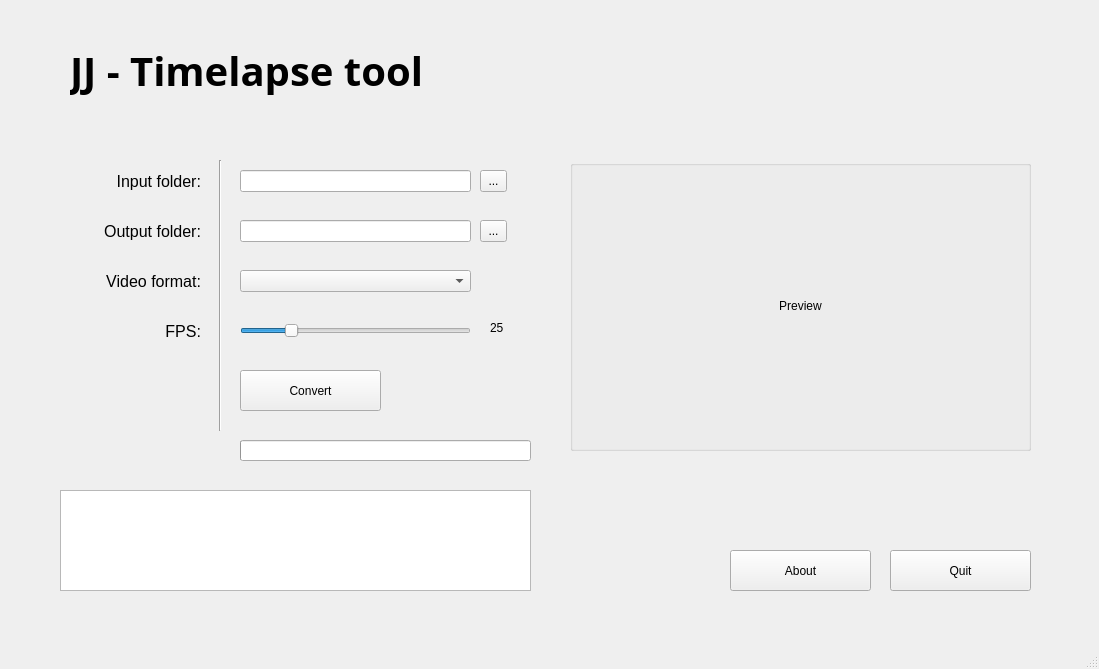
<?xml version="1.0" encoding="UTF-8"?>
<ui version="4.0">
 <class>MainWindow</class>
 <widget class="QMainWindow" name="MainWindow">
  <property name="geometry">
   <rect>
    <x>0</x>
    <y>0</y>
    <width>1099</width>
    <height>669</height>
   </rect>
  </property>
  <property name="windowTitle">
   <string>JJ - Timelapse tool</string>
  </property>
  <widget class="QWidget" name="centralwidget">
   <widget class="QToolButton" name="toolButton_ipnut_folder">
    <property name="geometry">
     <rect>
      <x>480</x>
      <y>170</y>
      <width>27</width>
      <height>22</height>
     </rect>
    </property>
    <property name="text">
     <string>...</string>
    </property>
   </widget>
   <widget class="QLabel" name="label_input_folder">
    <property name="geometry">
     <rect>
      <x>70</x>
      <y>160</y>
      <width>131</width>
      <height>31</height>
     </rect>
    </property>
    <property name="font">
     <font>
      <pointsize>12</pointsize>
     </font>
    </property>
    <property name="text">
     <string>Input folder:</string>
    </property>
    <property name="alignment">
     <set>Qt::AlignBottom|Qt::AlignRight|Qt::AlignTrailing</set>
    </property>
    <property name="margin">
     <number>0</number>
    </property>
   </widget>
   <widget class="QToolButton" name="toolButton_output_folder">
    <property name="geometry">
     <rect>
      <x>480</x>
      <y>220</y>
      <width>27</width>
      <height>22</height>
     </rect>
    </property>
    <property name="text">
     <string>...</string>
    </property>
   </widget>
   <widget class="QLabel" name="label_output_folder">
    <property name="geometry">
     <rect>
      <x>70</x>
      <y>210</y>
      <width>131</width>
      <height>31</height>
     </rect>
    </property>
    <property name="font">
     <font>
      <pointsize>12</pointsize>
     </font>
    </property>
    <property name="text">
     <string>Output folder:</string>
    </property>
    <property name="alignment">
     <set>Qt::AlignBottom|Qt::AlignRight|Qt::AlignTrailing</set>
    </property>
    <property name="margin">
     <number>0</number>
    </property>
   </widget>
   <widget class="QComboBox" name="comboBox_video_format">
    <property name="geometry">
     <rect>
      <x>240</x>
      <y>270</y>
      <width>231</width>
      <height>22</height>
     </rect>
    </property>
    <property name="currentIndex">
     <number>-1</number>
    </property>
   </widget>
   <widget class="QLabel" name="label_video_format">
    <property name="geometry">
     <rect>
      <x>50</x>
      <y>260</y>
      <width>151</width>
      <height>31</height>
     </rect>
    </property>
    <property name="font">
     <font>
      <pointsize>12</pointsize>
     </font>
    </property>
    <property name="text">
     <string>Video format:</string>
    </property>
    <property name="alignment">
     <set>Qt::AlignBottom|Qt::AlignRight|Qt::AlignTrailing</set>
    </property>
    <property name="margin">
     <number>0</number>
    </property>
   </widget>
   <widget class="QLabel" name="label_fps">
    <property name="geometry">
     <rect>
      <x>50</x>
      <y>310</y>
      <width>151</width>
      <height>31</height>
     </rect>
    </property>
    <property name="font">
     <font>
      <pointsize>12</pointsize>
     </font>
    </property>
    <property name="text">
     <string>FPS:</string>
    </property>
    <property name="alignment">
     <set>Qt::AlignBottom|Qt::AlignRight|Qt::AlignTrailing</set>
    </property>
    <property name="margin">
     <number>0</number>
    </property>
   </widget>
   <widget class="QSlider" name="fps_slider">
    <property name="geometry">
     <rect>
      <x>240</x>
      <y>320</y>
      <width>231</width>
      <height>22</height>
     </rect>
    </property>
    <property name="autoFillBackground">
     <bool>false</bool>
    </property>
    <property name="minimum">
     <number>1</number>
    </property>
    <property name="maximum">
     <number>120</number>
    </property>
    <property name="sliderPosition">
     <number>25</number>
    </property>
    <property name="orientation">
     <enum>Qt::Horizontal</enum>
    </property>
   </widget>
   <widget class="QPushButton" name="pushButton_convert">
    <property name="enabled">
     <bool>true</bool>
    </property>
    <property name="geometry">
     <rect>
      <x>240</x>
      <y>370</y>
      <width>141</width>
      <height>41</height>
     </rect>
    </property>
    <property name="font">
     <font>
      <pointsize>9</pointsize>
     </font>
    </property>
    <property name="text">
     <string>Convert</string>
    </property>
   </widget>
   <widget class="Line" name="line">
    <property name="geometry">
     <rect>
      <x>210</x>
      <y>160</y>
      <width>20</width>
      <height>271</height>
     </rect>
    </property>
    <property name="orientation">
     <enum>Qt::Vertical</enum>
    </property>
   </widget>
   <widget class="QProgressBar" name="progressBar">
    <property name="enabled">
     <bool>true</bool>
    </property>
    <property name="geometry">
     <rect>
      <x>240</x>
      <y>440</y>
      <width>291</width>
      <height>21</height>
     </rect>
    </property>
    <property name="value">
     <number>0</number>
    </property>
    <property name="textVisible">
     <bool>false</bool>
    </property>
    <property name="invertedAppearance">
     <bool>false</bool>
    </property>
   </widget>
   <widget class="QLineEdit" name="lineEdit_input_folder">
    <property name="geometry">
     <rect>
      <x>240</x>
      <y>170</y>
      <width>231</width>
      <height>22</height>
     </rect>
    </property>
   </widget>
   <widget class="QLineEdit" name="lineEdit_output_folder">
    <property name="geometry">
     <rect>
      <x>240</x>
      <y>220</y>
      <width>231</width>
      <height>22</height>
     </rect>
    </property>
   </widget>
   <widget class="QLabel" name="label_app_name">
    <property name="geometry">
     <rect>
      <x>70</x>
      <y>40</y>
      <width>461</width>
      <height>61</height>
     </rect>
    </property>
    <property name="font">
     <font>
      <family>Imprint MT Shadow</family>
      <pointsize>30</pointsize>
      <weight>75</weight>
      <bold>true</bold>
     </font>
    </property>
    <property name="text">
     <string>JJ - Timelapse tool</string>
    </property>
   </widget>
   <widget class="QLabel" name="label_fps_2">
    <property name="geometry">
     <rect>
      <x>490</x>
      <y>320</y>
      <width>55</width>
      <height>16</height>
     </rect>
    </property>
    <property name="font">
     <font>
      <pointsize>9</pointsize>
     </font>
    </property>
    <property name="text">
     <string>25</string>
    </property>
   </widget>
   <widget class="QPushButton" name="pushButton_quit">
    <property name="enabled">
     <bool>true</bool>
    </property>
    <property name="geometry">
     <rect>
      <x>890</x>
      <y>550</y>
      <width>141</width>
      <height>41</height>
     </rect>
    </property>
    <property name="font">
     <font>
      <pointsize>9</pointsize>
     </font>
    </property>
    <property name="text">
     <string>Quit</string>
    </property>
   </widget>
   <widget class="QPushButton" name="pushButton_about">
    <property name="enabled">
     <bool>true</bool>
    </property>
    <property name="geometry">
     <rect>
      <x>730</x>
      <y>550</y>
      <width>141</width>
      <height>41</height>
     </rect>
    </property>
    <property name="font">
     <font>
      <pointsize>9</pointsize>
     </font>
    </property>
    <property name="text">
     <string>About</string>
    </property>
   </widget>
   <widget class="QTextBrowser" name="textBrowser">
    <property name="geometry">
     <rect>
      <x>60</x>
      <y>490</y>
      <width>471</width>
      <height>101</height>
     </rect>
    </property>
    <property name="font">
     <font>
      <weight>75</weight>
      <bold>true</bold>
     </font>
    </property>
   </widget>
   <widget class="QLabel" name="label_image_preview">
    <property name="geometry">
     <rect>
      <x>570</x>
      <y>160</y>
      <width>461</width>
      <height>291</height>
     </rect>
    </property>
    <property name="text">
     <string>Preview</string>
    </property>
    <property name="alignment">
     <set>Qt::AlignCenter</set>
    </property>
   </widget>
   <widget class="QGroupBox" name="groupBox">
    <property name="geometry">
     <rect>
      <x>570</x>
      <y>160</y>
      <width>461</width>
      <height>291</height>
     </rect>
    </property>
    <property name="title">
     <string/>
    </property>
   </widget>
  </widget>
  <widget class="QMenuBar" name="menubar">
   <property name="geometry">
    <rect>
     <x>0</x>
     <y>0</y>
     <width>1099</width>
     <height>26</height>
    </rect>
   </property>
  </widget>
  <widget class="QStatusBar" name="statusbar"/>
 </widget>
 <resources/>
 <connections/>
</ui>
